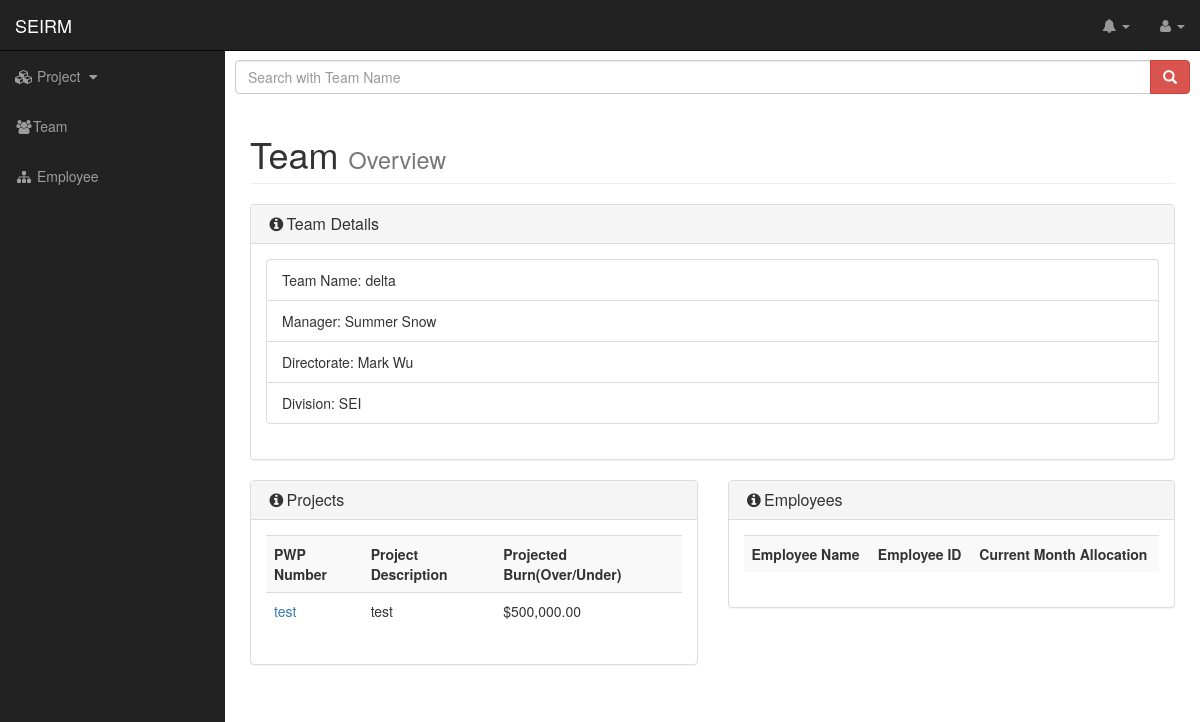
The app's page /SEI/team/2, older data.
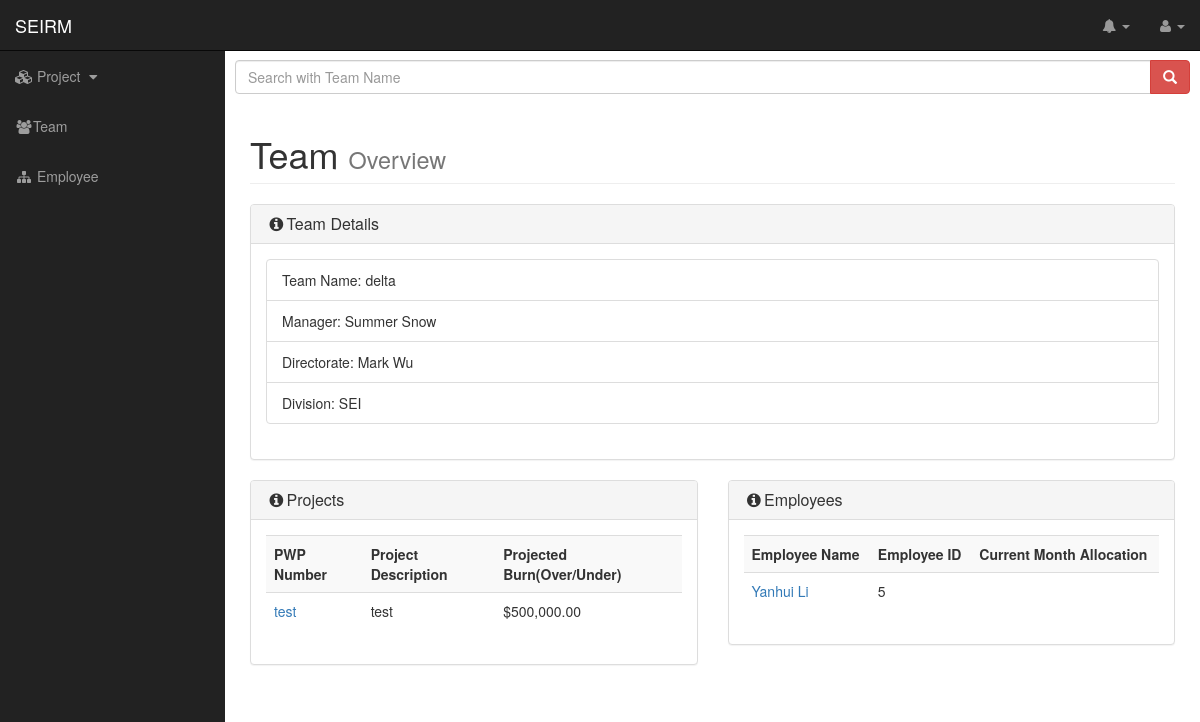
The same page, newer data.
### SEI/models.py (models this page shows)
class Project(models.Model):
    PWP_num = models.CharField(max_length=20)
    project_description = models.CharField(max_length=200, default="", blank=True)
    project_budget = models.DecimalField(max_digits=8, decimal_places=2)
    is_internal = models.BooleanField(default=True)
    team = models.ForeignKey(Team, on_delete=models.CASCADE, default=None, blank=True, null=True)
    client_name = models.CharField(max_length=200, default="", blank=True)
    start_date = models.DateField()
    end_date = models.DateField()
    business_manager = models.CharField(max_length=100, default="", blank=True)

class Employee(models.Model):
    employee_uid = models.CharField(max_length=20,unique=True)
    first_name = models.CharField(max_length=200, default="", blank=True)
    last_name = models.CharField(max_length=200, default="", blank=True)
    position = models.CharField(max_length=100,default="", blank=True)
    title = models.CharField(max_length=100,default="", blank=True)
    internal_salary = models.DecimalField(max_digits=8, decimal_places=2)
    external_salary = models.DecimalField(max_digits=8, decimal_places=2)
    team = models.ForeignKey(Team)

### SEI/views.py (the view)
# urls.py: url(r'^team/(?P<team_id>\d+)$', SEI.views.view_team, name='teamview'),
def view_team(request, team_id):
    context = {}
    if team_id != None:
        team = get_object_or_404(Team, id = team_id)
    project_set = Project.objects.filter(team = team)
    employee_set = Employee.objects.filter(team = team)
    context['team'] = team
    context['projects'] = project_set
    context['employees'] = employee_set
    return render(request, 'SEI/teamview.html', context)

### SEI/templates/SEI/teamview.html (shortened to what the changed rows need)
{% extends 'SEI/base.html' %}
{% block head %}
{% load static %}
{% endblock %}
{% block content %}
                <div class="row">
                    <div class="col-lg-12">
                        <h1 class="page-header">
                            Team <small>Overview</small>
                        </h1>
                </div>
                </div>
                <div class="row">
                    <div class="col-lg-6">
                        <div class="panel panel-default">
                            <div class="panel-body">
                                    <table id="project_list" class="table table-hover table-striped">
                                      <tr>
                                        <th>PWP Number</th>
                                        <th>Project Description</th>
                                        <th>Projected Burn(Over/Under)</th>
                                      </tr>
                                    {% load humanize %}
                                    {% for project in projects  %}
                                      <tr>
                                        <td><a href="{% url 'projectview' project.PWP_num %}">{{ project.PWP_num }}</a></td>
                                        <td>{{ project.project_description }}</td>
                                        <td>${{ project.project_budget|intcomma }}</td>
										</tr>
									{% endfor %}
                                    </table>
                            </div>
                            </div>
                    </div>
                    <div class="col-lg-6">
                        <div class="panel panel-default">
                            <div class="panel-body">
                                    <table id="employee_list" class="table table-hover table-striped">
                                      <tr>
                                        <th>Employee Name</th>
                                        <th>Employee ID</th>
                                        <th>Current Month Allocation</th>
                                      </tr>
                                      {% for employee in employees  %}
                                      <tr>
                                        <td><a href="{% url 'employeeview' employee.id %}">{{ employee.first_name }}  {{ employee.last_name }}</a></td>
                                        <td>{{ employee.id }}</td>
                                        <td>{{ employee.allocation }}</td>
                                    </tr>
                                    {% endfor %}
                                    </table>
                                </div>
                            </div>
                        </div>
                    </div>
{% endblock %}

Row changes from the older to the newer data that the page shows:
added Employee: first_name "Yanhui", last_name "Li", id "5"
